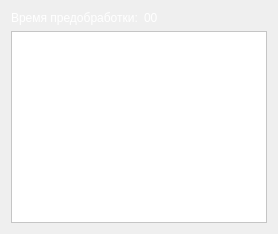
      <widget class="QWidget" name="tab_2">
       <attribute name="title">
        <string>Сводка</string>
       </attribute>
       <layout class="QVBoxLayout" name="verticalLayout_3">
        <item>
         <layout class="QGridLayout" name="gridLayout_3">
          <item row="0" column="0">
           <widget class="QLabel" name="label_2">
            <property name="palette">
             <palette>
              <active>
               <colorrole role="WindowText">
                <brush brushstyle="SolidPattern">
                 <color alpha="255">
                  <red>255</red>
                  <green>255</green>
                  <blue>255</blue>
                 </color>
                </brush>
               </colorrole>
              </active>
              <inactive>
               <colorrole role="WindowText">
                <brush brushstyle="SolidPattern">
                 <color alpha="255">
                  <red>255</red>
                  <green>255</green>
                  <blue>255</blue>
                 </color>
                </brush>
               </colorrole>
              </inactive>
              <disabled>
               <colorrole role="WindowText">
                <brush brushstyle="SolidPattern">
                 <color alpha="255">
                  <red>26</red>
                  <green>26</green>
                  <blue>39</blue>
                 </color>
                </brush>
               </colorrole>
              </disabled>
             </palette>
            </property>
            <property name="text">
             <string>Время предобработки:</string>
            </property>
           </widget>
          </item>
          <item row="0" column="1">
           <widget class="QLabel" name="PretreatmentTime_label">
            <property name="palette">
             <palette>
              <active>
               <colorrole role="WindowText">
                <brush brushstyle="SolidPattern">
                 <color alpha="255">
                  <red>255</red>
                  <green>255</green>
                  <blue>255</blue>
                 </color>
                </brush>
               </colorrole>
              </active>
              <inactive>
               <colorrole role="WindowText">
                <brush brushstyle="SolidPattern">
                 <color alpha="255">
                  <red>255</red>
                  <green>255</green>
                  <blue>255</blue>
                 </color>
                </brush>
               </colorrole>
              </inactive>
              <disabled>
               <colorrole role="WindowText">
                <brush brushstyle="SolidPattern">
                 <color alpha="255">
                  <red>26</red>
                  <green>26</green>
                  <blue>39</blue>
                 </color>
                </brush>
               </colorrole>
              </disabled>
             </palette>
            </property>
            <property name="text">
             <string>00</string>
            </property>
           </widget>
          </item>
         </layout>
        </item>
        <item>
         <widget class="QTableWidget" name="tableWidget">
          <property name="palette">
           <palette>
            <active>
             <colorrole role="WindowText">
              <brush brushstyle="SolidPattern">
               <color alpha="255">
                <red>0</red>
                <green>0</green>
                <blue>0</blue>
               </color>
              </brush>
             </colorrole>
             <colorrole role="Button">
              <brush brushstyle="SolidPattern">
               <color alpha="255">
                <red>255</red>
                <green>255</green>
                <blue>255</blue>
               </color>
              </brush>
             </colorrole>
             <colorrole role="Light">
              <brush brushstyle="SolidPattern">
               <color alpha="255">
                <red>255</red>
                <green>255</green>
                <blue>255</blue>
               </color>
              </brush>
             </colorrole>
             <colorrole role="Midlight">
              <brush brushstyle="SolidPattern">
               <color alpha="255">
                <red>255</red>
                <green>255</green>
                <blue>255</blue>
               </color>
              </brush>
             </colorrole>
             <colorrole role="Dark">
              <brush brushstyle="SolidPattern">
               <color alpha="255">
                <red>127</red>
                <green>127</green>
                <blue>127</blue>
               </color>
              </brush>
             </colorrole>
             <colorrole role="Mid">
              <brush brushstyle="SolidPattern">
               <color alpha="255">
                <red>170</red>
                <green>170</green>
                <blue>170</blue>
               </color>
              </brush>
             </colorrole>
             <colorrole role="Text">
              <brush brushstyle="SolidPattern">
               <color alpha="255">
                <red>0</red>
                <green>0</green>
                <blue>0</blue>
               </color>
              </brush>
             </colorrole>
             <colorrole role="BrightText">
              <brush brushstyle="SolidPattern">
               <color alpha="255">
                <red>255</red>
                <green>255</green>
                <blue>255</blue>
               </color>
              </brush>
             </colorrole>
             <colorrole role="ButtonText">
              <brush brushstyle="SolidPattern">
               <color alpha="255">
                <red>0</red>
                <green>0</green>
                <blue>0</blue>
               </color>
              </brush>
             </colorrole>
             <colorrole role="Base">
              <brush brushstyle="SolidPattern">
               <color alpha="255">
                <red>255</red>
                <green>255</green>
                <blue>255</blue>
               </color>
              </brush>
             </colorrole>
             <colorrole role="Window">
              <brush brushstyle="SolidPattern">
               <color alpha="255">
                <red>255</red>
                <green>255</green>
                <blue>255</blue>
               </color>
              </brush>
             </colorrole>
             <colorrole role="Shadow">
              <brush brushstyle="SolidPattern">
               <color alpha="255">
                <red>0</red>
                <green>0</green>
                <blue>0</blue>
               </color>
              </brush>
             </colorrole>
             <colorrole role="AlternateBase">
              <brush brushstyle="SolidPattern">
               <color alpha="255">
                <red>255</red>
                <green>255</green>
                <blue>255</blue>
               </color>
              </brush>
             </colorrole>
             <colorrole role="ToolTipBase">
              <brush brushstyle="SolidPattern">
               <color alpha="255">
                <red>255</red>
                <green>255</green>
                <blue>220</blue>
               </color>
              </brush>
             </colorrole>
             <colorrole role="ToolTipText">
              <brush brushstyle="SolidPattern">
               <color alpha="255">
                <red>0</red>
                <green>0</green>
                <blue>0</blue>
               </color>
              </brush>
             </colorrole>
             <colorrole role="PlaceholderText">
              <brush brushstyle="SolidPattern">
               <color alpha="128">
                <red>0</red>
                <green>0</green>
                <blue>0</blue>
               </color>
              </brush>
             </colorrole>
            </active>
            <inactive>
             <colorrole role="WindowText">
              <brush brushstyle="SolidPattern">
               <color alpha="255">
                <red>0</red>
                <green>0</green>
                <blue>0</blue>
               </color>
              </brush>
             </colorrole>
             <colorrole role="Button">
              <brush brushstyle="SolidPattern">
               <color alpha="255">
                <red>255</red>
                <green>255</green>
                <blue>255</blue>
               </color>
              </brush>
             </colorrole>
             <colorrole role="Light">
              <brush brushstyle="SolidPattern">
               <color alpha="255">
                <red>255</red>
                <green>255</green>
                <blue>255</blue>
               </color>
              </brush>
             </colorrole>
             <colorrole role="Midlight">
              <brush brushstyle="SolidPattern">
               <color alpha="255">
                <red>255</red>
                <green>255</green>
                <blue>255</blue>
               </color>
              </brush>
             </colorrole>
             <colorrole role="Dark">
              <brush brushstyle="SolidPattern">
               <color alpha="255">
                <red>127</red>
                <green>127</green>
                <blue>127</blue>
               </color>
              </brush>
             </colorrole>
             <colorrole role="Mid">
              <brush brushstyle="SolidPattern">
               <color alpha="255">
                <red>170</red>
                <green>170</green>
                <blue>170</blue>
               </color>
              </brush>
             </colorrole>
             <colorrole role="Text">
              <brush brushstyle="SolidPattern">
               <color alpha="255">
                <red>0</red>
                <green>0</green>
                <blue>0</blue>
               </color>
              </brush>
             </colorrole>
             <colorrole role="BrightText">
              <brush brushstyle="SolidPattern">
               <color alpha="255">
                <red>255</red>
                <green>255</green>
                <blue>255</blue>
               </color>
              </brush>
             </colorrole>
             <colorrole role="ButtonText">
              <brush brushstyle="SolidPattern">
               <color alpha="255">
                <red>0</red>
                <green>0</green>
                <blue>0</blue>
               </color>
              </brush>
             </colorrole>
             <colorrole role="Base">
              <brush brushstyle="SolidPattern">
               <color alpha="255">
                <red>255</red>
                <green>255</green>
                <blue>255</blue>
               </color>
              </brush>
             </colorrole>
             <colorrole role="Window">
              <brush brushstyle="SolidPattern">
               <color alpha="255">
                <red>255</red>
                <green>255</green>
                <blue>255</blue>
               </color>
              </brush>
             </colorrole>
             <colorrole role="Shadow">
              <brush brushstyle="SolidPattern">
               <color alpha="255">
                <red>0</red>
                <green>0</green>
                <blue>0</blue>
               </color>
              </brush>
             </colorrole>
             <colorrole role="AlternateBase">
              <brush brushstyle="SolidPattern">
               <color alpha="255">
                <red>255</red>
                <green>255</green>
                <blue>255</blue>
               </color>
              </brush>
             </colorrole>
             <colorrole role="ToolTipBase">
              <brush brushstyle="SolidPattern">
               <color alpha="255">
                <red>255</red>
                <green>255</green>
                <blue>220</blue>
               </color>
              </brush>
             </colorrole>
             <colorrole role="ToolTipText">
              <brush brushstyle="SolidPattern">
               <color alpha="255">
                <red>0</red>
                <green>0</green>
                <blue>0</blue>
               </color>
              </brush>
             </colorrole>
             <colorrole role="PlaceholderText">
              <brush brushstyle="SolidPattern">
               <color alpha="128">
                <red>0</red>
                <green>0</green>
                <blue>0</blue>
               </color>
              </brush>
             </colorrole>
            </inactive>
            <disabled>
             <colorrole role="WindowText">
              <brush brushstyle="SolidPattern">
               <color alpha="255">
                <red>127</red>
                <green>127</green>
                <blue>127</blue>
               </color>
              </brush>
             </colorrole>
             <colorrole role="Button">
              <brush brushstyle="SolidPattern">
               <color alpha="255">
                <red>255</red>
                <green>255</green>
                <blue>255</blue>
               </color>
              </brush>
             </colorrole>
             <colorrole role="Light">
              <brush brushstyle="SolidPattern">
               <color alpha="255">
                <red>255</red>
                <green>255</green>
                <blue>255</blue>
               </color>
              </brush>
             </colorrole>
             <colorrole role="Midlight">
              <brush brushstyle="SolidPattern">
               <color alpha="255">
                <red>255</red>
                <green>255</green>
                <blue>255</blue>
               </color>
              </brush>
             </colorrole>
             <colorrole role="Dark">
              <brush brushstyle="SolidPattern">
               <color alpha="255">
                <red>127</red>
                <green>127</green>
                <blue>127</blue>
               </color>
              </brush>
             </colorrole>
             <colorrole role="Mid">
              <brush brushstyle="SolidPattern">
               <color alpha="255">
                <red>170</red>
                <green>170</green>
                <blue>170</blue>
               </color>
              </brush>
             </colorrole>
             <colorrole role="Text">
              <brush brushstyle="SolidPattern">
               <color alpha="255">
                <red>127</red>
                <green>127</green>
                <blue>127</blue>
               </color>
              </brush>
             </colorrole>
             <colorrole role="BrightText">
              <brush brushstyle="SolidPattern">
               <color alpha="255">
                <red>255</red>
                <green>255</green>
                <blue>255</blue>
               </color>
              </brush>
             </colorrole>
             <colorrole role="ButtonText">
              <brush brushstyle="SolidPattern">
               <color alpha="255">
                <red>127</red>
                <green>127</green>
                <blue>127</blue>
               </color>
              </brush>
             </colorrole>
             <colorrole role="Base">
              <brush brushstyle="SolidPattern">
               <color alpha="255">
                <red>255</red>
                <green>255</green>
                <blue>255</blue>
               </color>
              </brush>
             </colorrole>
             <colorrole role="Window">
              <brush brushstyle="SolidPattern">
               <color alpha="255">
                <red>255</red>
                <green>255</green>
                <blue>255</blue>
               </color>
              </brush>
             </colorrole>
             <colorrole role="Shadow">
              <brush brushstyle="SolidPattern">
               <color alpha="255">
                <red>0</red>
                <green>0</green>
                <blue>0</blue>
               </color>
              </brush>
             </colorrole>
             <colorrole role="AlternateBase">
              <brush brushstyle="SolidPattern">
               <color alpha="255">
                <red>255</red>
                <green>255</green>
                <blue>255</blue>
               </color>
              </brush>
             </colorrole>
             <colorrole role="ToolTipBase">
              <brush brushstyle="SolidPattern">
               <color alpha="255">
                <red>255</red>
                <green>255</green>
                <blue>220</blue>
               </color>
              </brush>
             </colorrole>
             <colorrole role="ToolTipText">
              <brush brushstyle="SolidPattern">
               <color alpha="255">
                <red>0</red>
                <green>0</green>
                <blue>0</blue>
               </color>
              </brush>
             </colorrole>
             <colorrole role="PlaceholderText">
              <brush brushstyle="SolidPattern">
               <color alpha="128">
                <red>0</red>
                <green>0</green>
                <blue>0</blue>
               </color>
              </brush>
             </colorrole>
            </disabled>
           </palette>
          </property>
         </widget>
        </item>
       </layout>
      </widget>
